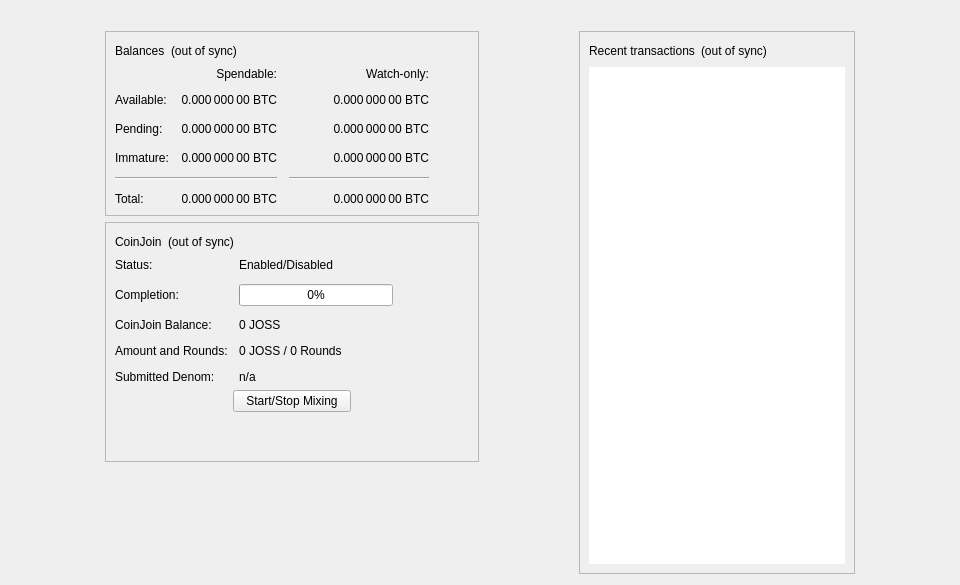
<?xml version="1.0" encoding="UTF-8"?>
<ui version="4.0">
 <class>OverviewPage</class>
 <widget class="QWidget" name="OverviewPage">
  <property name="geometry">
   <rect>
    <x>0</x>
    <y>0</y>
    <width>960</width>
    <height>585</height>
   </rect>
  </property>
  <property name="minimumSize">
   <size>
    <width>960</width>
    <height>0</height>
   </size>
  </property>
  <property name="windowTitle">
   <string>Form</string>
  </property>
  <layout class="QVBoxLayout" name="topLayout">
   <item>
    <widget class="QLabel" name="labelAlerts">
     <property name="visible">
      <bool>false</bool>
     </property>
     <property name="wordWrap">
      <bool>true</bool>
     </property>
     <property name="margin">
      <number>3</number>
     </property>
     <property name="textInteractionFlags">
      <set>Qt::TextSelectableByMouse</set>
     </property>
    </widget>
   </item>
   <item>
    <layout class="QHBoxLayout" name="horizontalLayout" stretch="1,0,1,0,1">
     <item>
      <spacer name="horizontalSpacerLeft">
       <property name="orientation">
        <enum>Qt::Horizontal</enum>
       </property>
       <property name="sizeType">
        <enum>QSizePolicy::Preferred</enum>
       </property>
       <property name="sizeHint" stdset="0">
        <size>
         <width>10</width>
         <height>20</height>
        </size>
       </property>
      </spacer>
     </item>
     <item>
      <layout class="QVBoxLayout" name="verticalLayout_2">
       <item>
        <widget class="QFrame" name="frame">
         <property name="frameShape">
          <enum>QFrame::StyledPanel</enum>
         </property>
         <property name="frameShadow">
          <enum>QFrame::Raised</enum>
         </property>
         <layout class="QVBoxLayout" name="verticalLayout_4">
          <item>
           <layout class="QHBoxLayout" name="horizontalLayout_4">
            <item>
             <widget class="QLabel" name="label_5">
              <property name="text">
               <string>Balances</string>
              </property>
             </widget>
            </item>
            <item>
             <widget class="QLabel" name="labelWalletStatus">
              <property name="toolTip">
               <string>The displayed information may be out of date. Your wallet automatically synchronizes with the Joss network after a connection is established, but this process has not completed yet.</string>
              </property>
              <property name="text">
               <string notr="true">(out of sync)</string>
              </property>
              <property name="alignment">
               <set>Qt::AlignLeading|Qt::AlignLeft|Qt::AlignVCenter</set>
              </property>
             </widget>
            </item>
            <item>
             <spacer name="horizontalSpacer_3">
              <property name="orientation">
               <enum>Qt::Horizontal</enum>
              </property>
              <property name="sizeHint" stdset="0">
               <size>
                <width>40</width>
                <height>20</height>
               </size>
              </property>
             </spacer>
            </item>
           </layout>
          </item>
          <item>
           <layout class="QGridLayout" name="gridLayout">
            <property name="spacing">
             <number>12</number>
            </property>
            <item row="2" column="2">
             <widget class="QLabel" name="labelWatchPending">
              <property name="cursor">
               <cursorShape>IBeamCursor</cursorShape>
              </property>
              <property name="toolTip">
               <string>Unconfirmed transactions to watch-only addresses</string>
              </property>
              <property name="text">
               <string notr="true">0.000 000 00 BTC</string>
              </property>
              <property name="alignment">
               <set>Qt::AlignRight|Qt::AlignTrailing|Qt::AlignVCenter</set>
              </property>
              <property name="textInteractionFlags">
               <set>Qt::LinksAccessibleByMouse|Qt::TextSelectableByKeyboard|Qt::TextSelectableByMouse</set>
              </property>
             </widget>
            </item>
            <item row="2" column="1">
             <widget class="QLabel" name="labelUnconfirmed">
              <property name="cursor">
               <cursorShape>IBeamCursor</cursorShape>
              </property>
              <property name="toolTip">
               <string>Total of transactions that have yet to be confirmed, and do not yet count toward the spendable balance</string>
              </property>
              <property name="text">
               <string notr="true">0.000 000 00 BTC</string>
              </property>
              <property name="alignment">
               <set>Qt::AlignRight|Qt::AlignTrailing|Qt::AlignVCenter</set>
              </property>
              <property name="textInteractionFlags">
               <set>Qt::LinksAccessibleByMouse|Qt::TextSelectableByKeyboard|Qt::TextSelectableByMouse</set>
              </property>
             </widget>
            </item>
            <item row="3" column="2">
             <widget class="QLabel" name="labelWatchImmature">
              <property name="cursor">
               <cursorShape>IBeamCursor</cursorShape>
              </property>
              <property name="toolTip">
               <string>Mined balance in watch-only addresses that has not yet matured</string>
              </property>
              <property name="text">
               <string notr="true">0.000 000 00 BTC</string>
              </property>
              <property name="alignment">
               <set>Qt::AlignRight|Qt::AlignTrailing|Qt::AlignVCenter</set>
              </property>
              <property name="textInteractionFlags">
               <set>Qt::LinksAccessibleByMouse|Qt::TextSelectableByKeyboard|Qt::TextSelectableByMouse</set>
              </property>
             </widget>
            </item>
            <item row="4" column="0" colspan="2">
             <widget class="Line" name="lineSpendableBalance">
              <property name="orientation">
               <enum>Qt::Horizontal</enum>
              </property>
             </widget>
            </item>
            <item row="4" column="2">
             <widget class="Line" name="lineWatchBalance">
              <property name="sizePolicy">
               <sizepolicy hsizetype="Preferred" vsizetype="Fixed">
                <horstretch>0</horstretch>
                <verstretch>0</verstretch>
               </sizepolicy>
              </property>
              <property name="minimumSize">
               <size>
                <width>140</width>
                <height>0</height>
               </size>
              </property>
              <property name="orientation">
               <enum>Qt::Horizontal</enum>
              </property>
             </widget>
            </item>
            <item row="5" column="0">
             <widget class="QLabel" name="labelTotalText">
              <property name="text">
               <string>Total:</string>
              </property>
             </widget>
            </item>
            <item row="3" column="1">
             <widget class="QLabel" name="labelImmature">
              <property name="cursor">
               <cursorShape>IBeamCursor</cursorShape>
              </property>
              <property name="toolTip">
               <string>Mined balance that has not yet matured</string>
              </property>
              <property name="text">
               <string notr="true">0.000 000 00 BTC</string>
              </property>
              <property name="alignment">
               <set>Qt::AlignRight|Qt::AlignTrailing|Qt::AlignVCenter</set>
              </property>
              <property name="textInteractionFlags">
               <set>Qt::LinksAccessibleByMouse|Qt::TextSelectableByKeyboard|Qt::TextSelectableByMouse</set>
              </property>
             </widget>
            </item>
            <item row="2" column="3">
             <spacer name="horizontalSpacer_2">
              <property name="orientation">
               <enum>Qt::Horizontal</enum>
              </property>
              <property name="sizeHint" stdset="0">
               <size>
                <width>40</width>
                <height>20</height>
               </size>
              </property>
             </spacer>
            </item>
            <item row="3" column="0">
             <widget class="QLabel" name="labelImmatureText">
              <property name="text">
               <string>Immature:</string>
              </property>
             </widget>
            </item>
            <item row="5" column="1">
             <widget class="QLabel" name="labelTotal">
              <property name="cursor">
               <cursorShape>IBeamCursor</cursorShape>
              </property>
              <property name="toolTip">
               <string>Your current total balance</string>
              </property>
              <property name="text">
               <string notr="true">0.000 000 00 BTC</string>
              </property>
              <property name="alignment">
               <set>Qt::AlignRight|Qt::AlignTrailing|Qt::AlignVCenter</set>
              </property>
              <property name="textInteractionFlags">
               <set>Qt::LinksAccessibleByMouse|Qt::TextSelectableByKeyboard|Qt::TextSelectableByMouse</set>
              </property>
             </widget>
            </item>
            <item row="5" column="2">
             <widget class="QLabel" name="labelWatchTotal">
              <property name="cursor">
               <cursorShape>IBeamCursor</cursorShape>
              </property>
              <property name="toolTip">
               <string>Current total balance in watch-only addresses</string>
              </property>
              <property name="text">
               <string notr="true">0.000 000 00 BTC</string>
              </property>
              <property name="alignment">
               <set>Qt::AlignRight|Qt::AlignTrailing|Qt::AlignVCenter</set>
              </property>
              <property name="textInteractionFlags">
               <set>Qt::LinksAccessibleByMouse|Qt::TextSelectableByKeyboard|Qt::TextSelectableByMouse</set>
              </property>
             </widget>
            </item>
            <item row="0" column="2">
             <widget class="QLabel" name="labelWatchonly">
              <property name="text">
               <string>Watch-only:</string>
              </property>
              <property name="alignment">
               <set>Qt::AlignRight|Qt::AlignTrailing|Qt::AlignVCenter</set>
              </property>
             </widget>
            </item>
            <item row="1" column="0">
             <widget class="QLabel" name="labelBalanceText">
              <property name="text">
               <string>Available:</string>
              </property>
             </widget>
            </item>
            <item row="1" column="1">
             <widget class="QLabel" name="labelBalance">
              <property name="cursor">
               <cursorShape>IBeamCursor</cursorShape>
              </property>
              <property name="toolTip">
               <string>Your current spendable balance</string>
              </property>
              <property name="text">
               <string notr="true">0.000 000 00 BTC</string>
              </property>
              <property name="alignment">
               <set>Qt::AlignRight|Qt::AlignTrailing|Qt::AlignVCenter</set>
              </property>
              <property name="textInteractionFlags">
               <set>Qt::LinksAccessibleByMouse|Qt::TextSelectableByKeyboard|Qt::TextSelectableByMouse</set>
              </property>
             </widget>
            </item>
            <item row="1" column="2">
             <widget class="QLabel" name="labelWatchAvailable">
              <property name="cursor">
               <cursorShape>IBeamCursor</cursorShape>
              </property>
              <property name="toolTip">
               <string>Your current balance in watch-only addresses</string>
              </property>
              <property name="text">
               <string notr="true">0.000 000 00 BTC</string>
              </property>
              <property name="alignment">
               <set>Qt::AlignRight|Qt::AlignTrailing|Qt::AlignVCenter</set>
              </property>
              <property name="textInteractionFlags">
               <set>Qt::LinksAccessibleByMouse|Qt::TextSelectableByKeyboard|Qt::TextSelectableByMouse</set>
              </property>
             </widget>
            </item>
            <item row="2" column="0">
             <widget class="QLabel" name="labelPendingText">
              <property name="text">
               <string>Pending:</string>
              </property>
             </widget>
            </item>
            <item row="0" column="1">
             <widget class="QLabel" name="labelSpendable">
              <property name="text">
               <string>Spendable:</string>
              </property>
              <property name="alignment">
               <set>Qt::AlignRight|Qt::AlignTrailing|Qt::AlignVCenter</set>
              </property>
             </widget>
            </item>
           </layout>
          </item>
         </layout>
        </widget>
       </item>
       <item>
        <widget class="QFrame" name="frameCoinJoin">
         <property name="layoutDirection">
          <enum>Qt::LeftToRight</enum>
         </property>
         <property name="frameShape">
          <enum>QFrame::StyledPanel</enum>
         </property>
         <property name="frameShadow">
          <enum>QFrame::Raised</enum>
         </property>
         <layout class="QVBoxLayout" name="VerticalLayout_PS1">
          <item>
           <layout class="QHBoxLayout" name="horizontalLayout_5">
            <item>
             <widget class="QLabel" name="labelCoinJoinHeader">
              <property name="text">
               <string notr="true">CoinJoin</string>
              </property>
             </widget>
            </item>
            <item>
             <widget class="QLabel" name="labelCoinJoinSyncStatus">
              <property name="toolTip">
               <string>The displayed information may be out of date. Your wallet automatically synchronizes with the Joss network after a connection is established, but this process has not completed yet.</string>
              </property>
              <property name="text">
               <string notr="true">(out of sync)</string>
              </property>
              <property name="alignment">
               <set>Qt::AlignLeading|Qt::AlignLeft|Qt::AlignVCenter</set>
              </property>
             </widget>
            </item>
            <item>
             <spacer name="horizontalSpacer_4">
              <property name="orientation">
               <enum>Qt::Horizontal</enum>
              </property>
              <property name="sizeHint" stdset="0">
               <size>
                <width>40</width>
                <height>20</height>
               </size>
              </property>
             </spacer>
            </item>
           </layout>
          </item>
          <item>
           <layout class="QFormLayout" name="coinJoinFormLayout">
            <property name="fieldGrowthPolicy">
             <enum>QFormLayout::AllNonFixedFieldsGrow</enum>
            </property>
            <property name="horizontalSpacing">
             <number>11</number>
            </property>
            <property name="verticalSpacing">
             <number>12</number>
            </property>
            <item row="0" column="0">
             <widget class="QLabel" name="labelCoinJoinEnabledText">
              <property name="text">
               <string>Status:</string>
              </property>
             </widget>
            </item>
            <item row="0" column="1">
             <widget class="QLabel" name="labelCoinJoinEnabled">
              <property name="text">
               <string>Enabled/Disabled</string>
              </property>
             </widget>
            </item>
            <item row="1" column="0">
             <widget class="QLabel" name="labelCompletitionText">
              <property name="text">
               <string>Completion:</string>
              </property>
             </widget>
            </item>
            <item row="1" column="1">
             <widget class="QProgressBar" name="coinJoinProgress">
              <property name="maximumSize">
               <size>
                <width>154</width>
                <height>16777215</height>
               </size>
              </property>
              <property name="value">
               <number>0</number>
              </property>
             </widget>
            </item>
            <item row="2" column="0">
             <widget class="QLabel" name="labelAnonymizedText">
              <property name="text">
               <string notr="true">CoinJoin Balance:</string>
              </property>
             </widget>
            </item>
            <item row="2" column="1">
             <widget class="QLabel" name="labelAnonymized">
              <property name="text">
               <string notr="true">0 JOSS</string>
              </property>
             </widget>
            </item>
            <item row="3" column="0">
             <widget class="QLabel" name="labelAmountAndRoundsText">
              <property name="text">
               <string>Amount and Rounds:</string>
              </property>
             </widget>
            </item>
            <item row="3" column="1">
             <widget class="QLabel" name="labelAmountRounds">
              <property name="text">
               <string notr="true">0 JOSS / 0 Rounds</string>
              </property>
             </widget>
            </item>
            <item row="4" column="0">
             <widget class="QLabel" name="labelSubmittedDenomText">
              <property name="text">
               <string>Submitted Denom:</string>
              </property>
             </widget>
            </item>
            <item row="4" column="1">
             <widget class="QLabel" name="labelSubmittedDenom">
              <property name="toolTip">
               <string>The denominations you submitted to the Smartnode.&lt;br&gt;To mix, other users must submit the exact same denominations.</string>
              </property>
              <property name="text">
               <string>n/a</string>
              </property>
              <property name="wordWrap">
               <bool>true</bool>
              </property>
             </widget>
            </item>
           </layout>
          </item>
          <item>
           <layout class="QVBoxLayout" name="VerticalLayout_PS">
            <item>
             <layout class="QHBoxLayout" name="horizontalLayout_3">
              <property name="topMargin">
               <number>0</number>
              </property>
              <item>
               <spacer name="horizontalSpacer_5">
                <property name="orientation">
                 <enum>Qt::Horizontal</enum>
                </property>
                <property name="sizeHint" stdset="0">
                 <size>
                  <width>40</width>
                  <height>20</height>
                 </size>
                </property>
               </spacer>
              </item>
              <item>
               <widget class="QPushButton" name="toggleCoinJoin">
                <property name="sizePolicy">
                 <sizepolicy hsizetype="MinimumExpanding" vsizetype="Fixed">
                  <horstretch>0</horstretch>
                  <verstretch>0</verstretch>
                 </sizepolicy>
                </property>
                <property name="text">
                 <string>Start/Stop Mixing</string>
                </property>
               </widget>
              </item>
              <item>
               <spacer name="horizontalSpacer_6">
                <property name="orientation">
                 <enum>Qt::Horizontal</enum>
                </property>
                <property name="sizeHint" stdset="0">
                 <size>
                  <width>40</width>
                  <height>20</height>
                 </size>
                </property>
               </spacer>
              </item>
             </layout>
            </item>
            <item>
             <spacer name="verticalSpacer_3">
              <property name="orientation">
               <enum>Qt::Vertical</enum>
              </property>
              <property name="sizeHint" stdset="0">
               <size>
                <width>20</width>
                <height>40</height>
               </size>
              </property>
             </spacer>
            </item>
           </layout>
          </item>
         </layout>
        </widget>
       </item>
       <item>
        <spacer name="verticalSpacer">
         <property name="orientation">
          <enum>Qt::Vertical</enum>
         </property>
         <property name="sizeHint" stdset="0">
          <size>
           <width>20</width>
           <height>40</height>
          </size>
         </property>
        </spacer>
       </item>
      </layout>
     </item>
     <item>
      <spacer name="horizontalSpacerCenter">
       <property name="orientation">
        <enum>Qt::Horizontal</enum>
       </property>
       <property name="sizeHint" stdset="0">
        <size>
         <width>10</width>
         <height>20</height>
        </size>
       </property>
      </spacer>
     </item>
     <item>
      <layout class="QVBoxLayout" name="verticalLayout_3">
       <item>
        <widget class="QFrame" name="frame_2">
         <property name="frameShape">
          <enum>QFrame::StyledPanel</enum>
         </property>
         <property name="frameShadow">
          <enum>QFrame::Raised</enum>
         </property>
         <layout class="QVBoxLayout" name="verticalLayout">
          <item>
           <layout class="QHBoxLayout" name="horizontalLayout_2">
            <item>
             <widget class="QLabel" name="label_4">
              <property name="text">
               <string>Recent transactions</string>
              </property>
             </widget>
            </item>
            <item>
             <widget class="QLabel" name="labelTransactionsStatus">
              <property name="toolTip">
               <string>The displayed information may be out of date. Your wallet automatically synchronizes with the Joss network after a connection is established, but this process has not completed yet.</string>
              </property>
              <property name="text">
               <string notr="true">(out of sync)</string>
              </property>
              <property name="alignment">
               <set>Qt::AlignLeading|Qt::AlignLeft|Qt::AlignVCenter</set>
              </property>
             </widget>
            </item>
            <item>
             <spacer name="horizontalSpacer">
              <property name="orientation">
               <enum>Qt::Horizontal</enum>
              </property>
              <property name="sizeHint" stdset="0">
               <size>
                <width>40</width>
                <height>20</height>
               </size>
              </property>
             </spacer>
            </item>
           </layout>
          </item>
          <item>
           <widget class="QListView" name="listTransactions">
            <property name="frameShape">
             <enum>QFrame::NoFrame</enum>
            </property>
            <property name="verticalScrollBarPolicy">
             <enum>Qt::ScrollBarAlwaysOff</enum>
            </property>
            <property name="horizontalScrollBarPolicy">
             <enum>Qt::ScrollBarAlwaysOff</enum>
            </property>
            <property name="selectionMode">
             <enum>QAbstractItemView::NoSelection</enum>
            </property>
           </widget>
          </item>
         </layout>
        </widget>
       </item>
      </layout>
     </item>
     <item>
      <spacer name="horizontalSpacerRight">
       <property name="orientation">
        <enum>Qt::Horizontal</enum>
       </property>
       <property name="sizeType">
        <enum>QSizePolicy::Preferred</enum>
       </property>
       <property name="sizeHint" stdset="0">
        <size>
         <width>10</width>
         <height>20</height>
        </size>
       </property>
      </spacer>
     </item>
    </layout>
   </item>
  </layout>
 </widget>
 <resources/>
 <connections/>
</ui>
